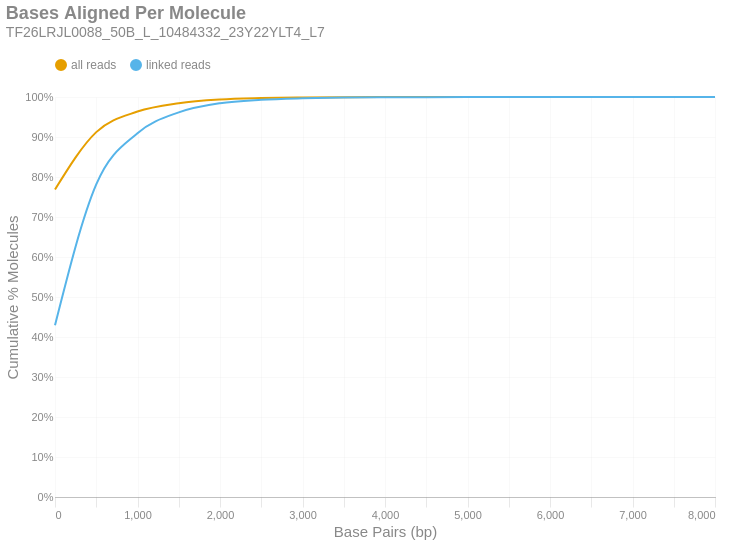

Source (notebook cell):
### Markdown cell above
### Bases Aligned Per Molecule
This is a cumulative frequency distribution showing the number of base pairs aligned per unique molecule. These data are shown in 500 bp bins. There are two distributions: one with `all reads` (yellow) and another with only `linked reads` (blue). The percent of molecules in the `linked reads` distribution is relative to the total number of linked molecules.

### Code cell
if SKIPLR:
    print_html(f"Skipped")
else:
    binned_df = consolidated_hist(valids['aligned_bp'], mask, 500, True)
    with SafeRender(binned_df):
        (
            density_plot(binned_df, 'Bases Aligned Per Molecule', samplename, 'basesper')
            .encode(
                x=alt.X('bin:Q', title="Base Pairs (bp)").axis(tickMinStep=500).scale(padding=0),
                y=alt.Y('value:Q', title='Cumulative % Molecules')
                    .axis(format='%')
                    .scale(domain = [0,1])
                    .stack(False),
                color=alt.Color("key:N").scale(domain = ["all reads", "linked reads"]),
                tooltip = [
                    alt.Tooltip("key:N", title = "Data Type"),
                    alt.Tooltip("range_label:N", title="Bases Aligned Per Molecule"),
                    alt.Tooltip("value:Q", format = ".2%", title="% Molecules (Cum.)")
                ]
            )
        ).display()

### Figure 1 — Vega-Lite specification as saved in the notebook (floating-point values rounded to 4 significant figures)
{"width": "container", "height": 400, "config": {"title": {"anchor": "start", "dy": -15, "fontSize": 18, "color": "#888888", "subtitleColor": "#888888", "subtitleFontSize": 14}, "arc": {"fill": "#0072B2"}, "axis": {"domainColor": "#888888", "domainWidth": 0.5, "gridWidth": 0.2, "grid": false, "titleFontWeight": 400, "titleFontSize": 15, "labelFontSize": 11, "labelColor": "#888888", "tickColor": "#888888", "tickWidth": 0.2, "titleColor": "#888888"}, "axisBand": {"grid": false}, "axisX": {"grid": true, "tickSize": 10, "domainCap": "round"}, "axisY": {"domain": false, "grid": true, "tickSize": 0, "domainCap": "round"}, "background": "transparent", "header": {"labelFontSize": 15, "labelColor": "#888888", "titleFontSize": 15, "titleFontWeight": 600, "titleColor": "#888888"}, "legend": {"labelFont": "sans-serif", "labelFontSize": 12, "labelColor": "#888888", "symbolSize": 100, "symbolType": "circle", "titleFontSize": 12, "titlePadding": 10, "titleColor": "#888888", "title": null, "orient": "top"}, "range": {"category": ["#E69F00", "#56B4E9", "#009E73", "#F0E442", "#0072B2", "#D55E00", "#CC79A7", "#000000"], "diverging": ["#cfe8f3", "#a2d4ec", "#73bfe2", "#46abdb", "#1696d2", "#12719e"]}, "area": {"fill": "#0072B2", "fillOpacity": 0.7, "line": true, "strokeOpacity": 0.7}, "line": {"color": "#0072B2", "stroke": "#0072B2", "strokeWidth": 2}, "trail": {"color": "#0072B2", "stroke": "#0072B2", "strokeWidth": 0, "size": 1}, "point": {"filled": true, "fillOpacity": 1.0, "size": 95}, "text": {"color": "#888888", "fontSize": 11, "align": "right", "fontWeight": 400, "size": 11}, "bar": {"fill": "#0072B2", "stroke": null}, "view": {"stroke": null, "continuousWidth": 660, "continuousHeight": 400}}, "data": {"name": "data-6664c1447fc79811b4e603915b07cb7f"}, "mark": {"type": "line", "interpolate": "monotone", "point": {"opacity": 0, "size": 275}}, "encoding": {"color": {"field": "key", "scale": {"domain": ["all reads", "linked reads"]}, "type": "nominal"}, "tooltip": [{"field": "key", "title": "Data Type", "type": "nominal"}, {"field": "range_label", "title": "Bases Aligned Per Molecule", "type": "nominal"}, {"field": "value", "format": ".2%", "title": "% Molecules (Cum.)", "type": "quantitative"}], "x": {"axis": {"tickMinStep": 500}, "field": "bin", "scale": {"padding": 0}, "title": "Base Pairs (bp)", "type": "quantitative"}, "y": {"axis": {"format": "%"}, "field": "value", "scale": {"domain": [0, 1]}, "stack": false, "title": "Cumulative % Molecules", "type": "quantitative"}}, "params": [{"name": "param_c36ac31b6afebe62", "select": {"type": "point", "fields": ["key"]}, "bind": "legend"}], "title": {"text": "Bases Aligned Per Molecule", "subtitle": "TF26LRJL0088_50B_L_10484332_23Y22YLT4_L7"}, "transform": [{"fold": ["all reads (cumsum)", "linked reads (cumsum)"]}, {"calculate": "replace(datum.key, ' (cumsum)', '')", "as": "key"}, {"filter": {"param": "param_c36ac31b6afebe62"}}], "usermeta": {"embedOptions": {"downloadFileName": "TF26LRJL0088_50B_L_10484332_23Y22YLT4_L7.basesper"}}, "$schema": "https://vega.github.io/schema/vega-lite/v6.4.1.json", "datasets": {"data-6664c1447fc79811b4e603915b07cb7f": [{"bin": "0.0", "interval": "0.0-500.0", "all reads": 0.7687, "linked reads": 0.4293, "all reads (cumsum)": 0.7687, "linked reads (cumsum)": 0.4293, "range_label": "0-499"}, {"bin": "500.0", "interval": "500.0-1000.0", "all reads": 0.1435, "linked reads": 0.3521, "all reads (cumsum)": 0.9122, "linked reads (cumsum)": 0.7814, "range_label": "500-999"}, {"bin": "1000.0", "interval": "1000.0-1500.0", "all reads": 0.0515, "linked reads": 0.1281, "all reads (cumsum)": 0.9637, "linked reads (cumsum)": 0.9095, "range_label": "1000-1499"}, {"bin": "1500.0", "interval": "1500.0-2000.0", "all reads": 0.02091, "linked reads": 0.05215, "all reads (cumsum)": 0.9846, "linked reads (cumsum)": 0.9616, "range_label": "1500-1999"}, {"bin": "2000.0", "interval": "2000.0-2500.0", "all reads": 0.00916, "linked reads": 0.02285, "all reads (cumsum)": 0.9938, "linked reads (cumsum)": 0.9845, "range_label": "2000-2499"}, {"bin": "2500.0", "interval": "2500.0-3000.0", "all reads": 0.003425, "linked reads": 0.008544, "all reads (cumsum)": 0.9972, "linked reads (cumsum)": 0.993, "range_label": "2500-2999"}, {"bin": "3000.0", "interval": "3000.0-3500.0", "all reads": 0.001491, "linked reads": 0.003719, "all reads (cumsum)": 0.9987, "linked reads (cumsum)": 0.9967, "range_label": "3000-3499"}, {"bin": "3500.0", "interval": "3500.0-4000.0", "all reads": 0.0007498, "linked reads": 0.001871, "all reads (cumsum)": 0.9994, "linked reads (cumsum)": 0.9986, "range_label": "3500-3999"}, {"bin": "4000.0", "interval": "4000.0-4500.0", "all reads": 0.0003034, "linked reads": 0.0007569, "all reads (cumsum)": 0.9997, "linked reads (cumsum)": 0.9994, "range_label": "4000-4499"}, {"bin": "4500.0", "interval": "4500.0-5000.0", "all reads": 0.0001273, "linked reads": 0.0003176, "all reads (cumsum)": 0.9999, "linked reads (cumsum)": 0.9997, "range_label": "4500-4999"}, {"bin": "5000.0", "interval": "5000.0-5500.0", "all reads": 6.975e-05, "linked reads": 0.000174, "all reads (cumsum)": 0.9999, "linked reads (cumsum)": 0.9999, "range_label": "5000-5499"}, {"bin": "5500.0", "interval": "5500.0-6000.0", "all reads": 2.616e-05, "linked reads": 6.525e-05, "all reads (cumsum)": 1.0, "linked reads (cumsum)": 0.9999, "range_label": "5500-5999"}, {"bin": "6000.0", "interval": "6000.0-6500.0", "all reads": 1.395e-05, "linked reads": 3.48e-05, "all reads (cumsum)": 1.0, "linked reads (cumsum)": 1.0, "range_label": "6000-6499"}, {"bin": "6500.0", "interval": "6500.0-7000.0", "all reads": 1.221e-05, "linked reads": 3.045e-05, "all reads (cumsum)": 1.0, "linked reads (cumsum)": 1.0, "range_label": "6500-6999"}, {"bin": "7000.0", "interval": "7000.0-7500.0", "all reads": 5.231e-06, "linked reads": 1.305e-05, "all reads (cumsum)": 1.0, "linked reads (cumsum)": 1.0, "range_label": "7000-7499"}, {"bin": "7500.0", "interval": "7500.0-8000.0", "all reads": 0.0, "linked reads": 0.0, "all reads (cumsum)": 1.0, "linked reads (cumsum)": 1.0, "range_label": "7500-7999"}, {"bin": "8000.0", "interval": "8000.0-8500.0", "all reads": 1.744e-06, "linked reads": 4.35e-06, "all reads (cumsum)": 1.0, "linked reads (cumsum)": 1.0, "range_label": "8000-8499"}]}}
